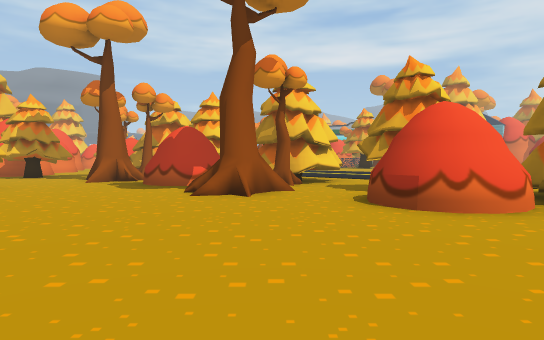
view 1 (above)

24 first-person views from a walk through a 3-D level made in the Unity game engine. The camera is 1.4 m above the floor, tilts 2° down and sees 75° across. The floor is counted in squares, 2 m on a side. Each view is taken from the middle of a square. On the plan, view 1 faces up. The plan holds only what a view shows up to about 11 squares ahead; the rest is blank. The place goes on beyond the plan. Some animated figures are left out. Door leaves are left out, so doorways stand open.

view 2
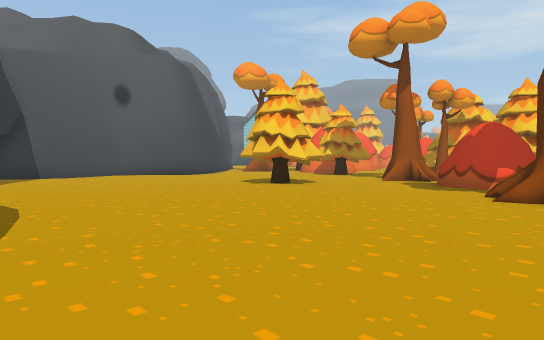

view 3
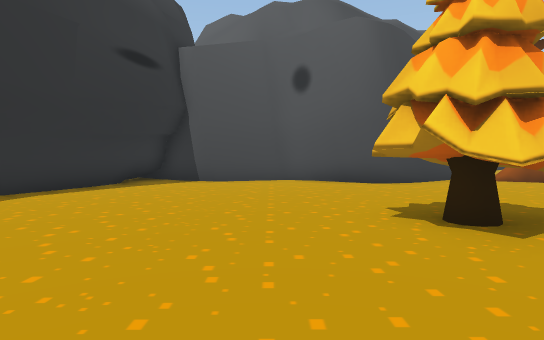

view 4
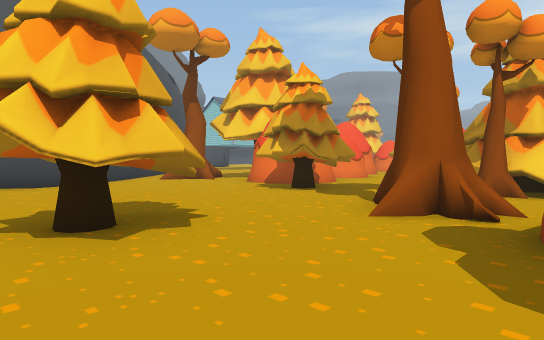

view 5
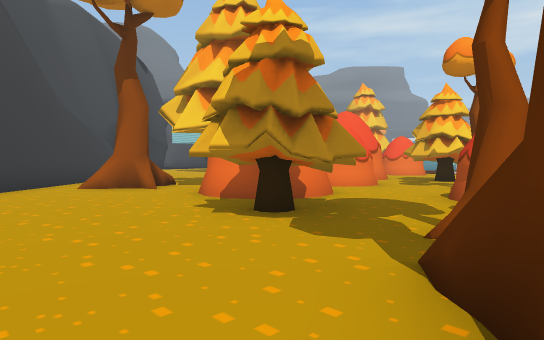

view 6
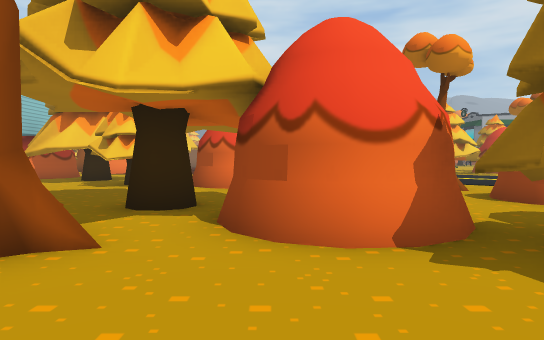

view 7
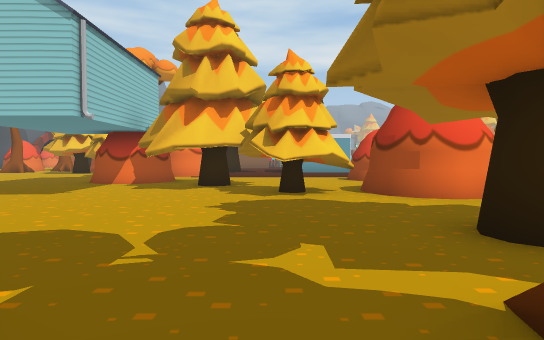

view 8
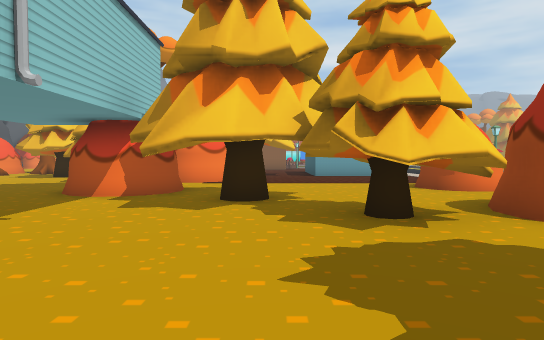

view 9
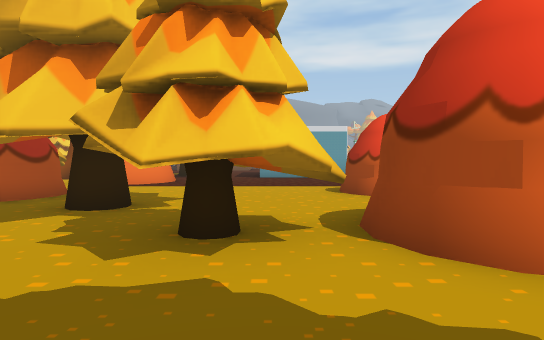

view 10
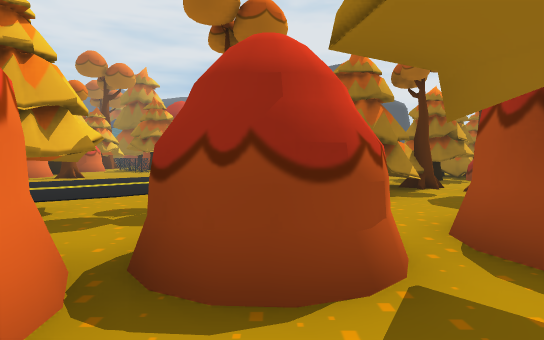

view 11
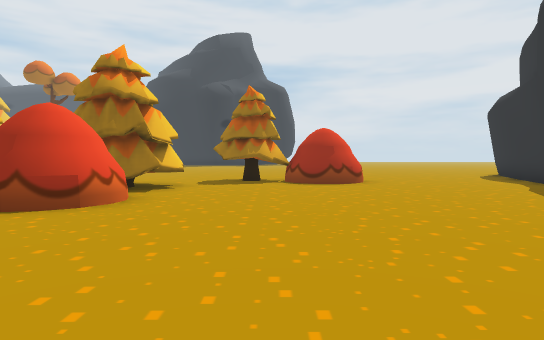

view 12
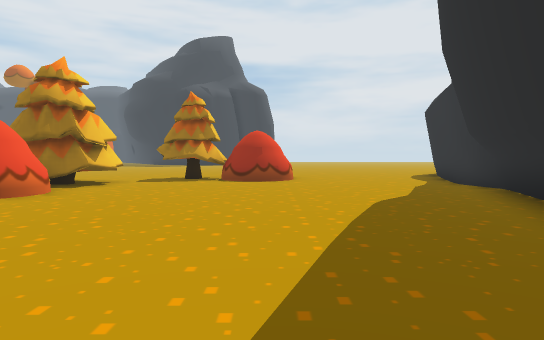

view 13
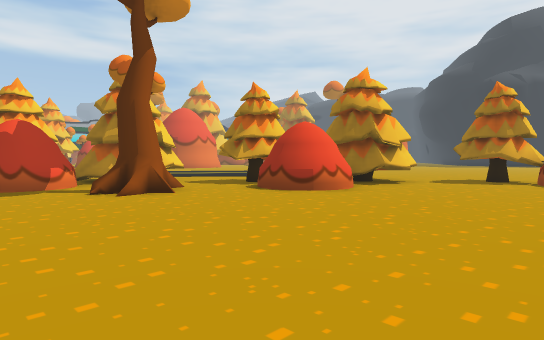

view 14
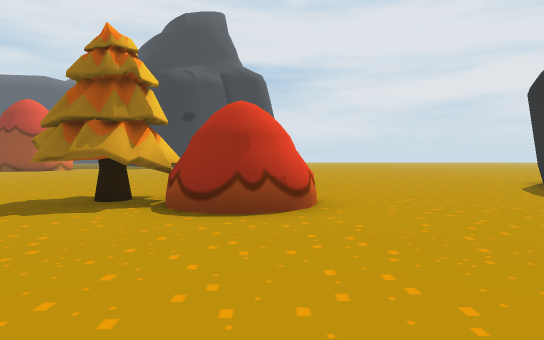

view 15
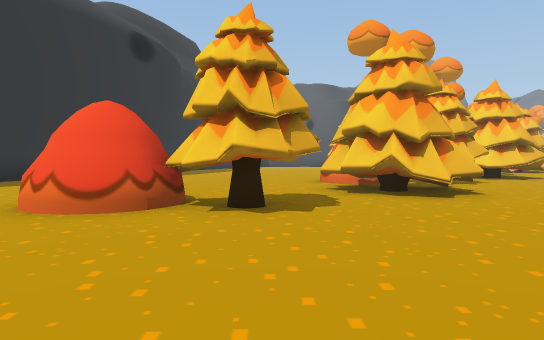

view 16
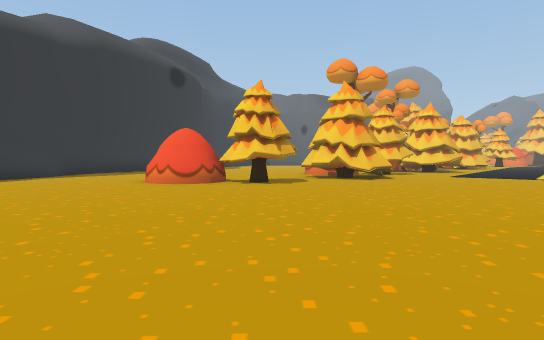

view 17
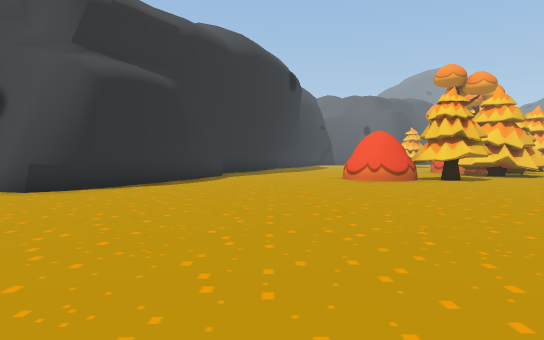

view 18
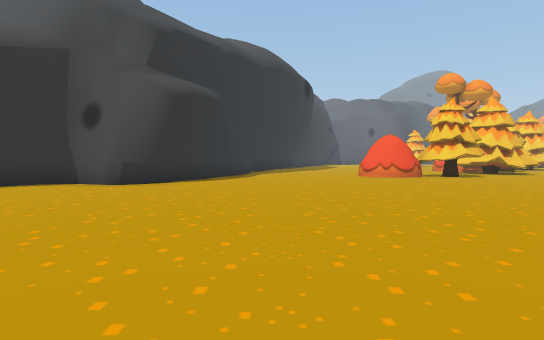

view 19
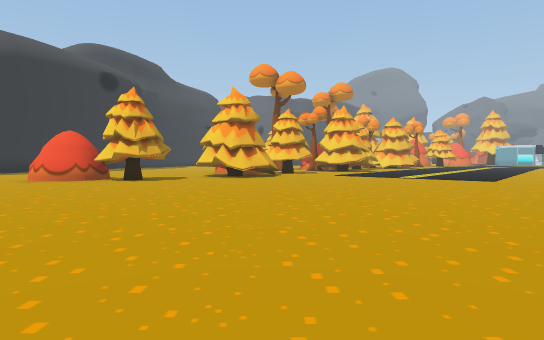

view 20
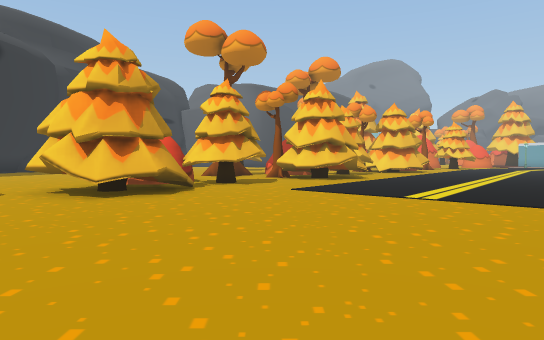

view 21
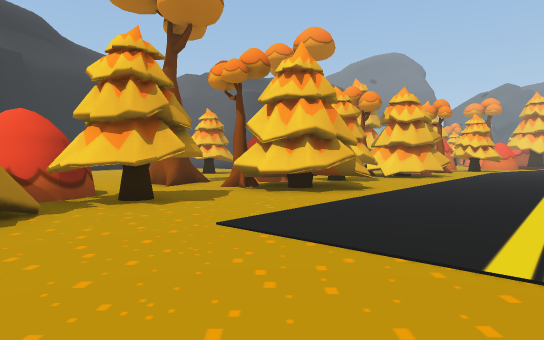

view 22
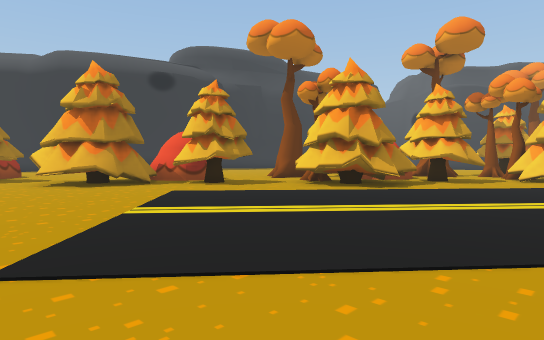

view 23
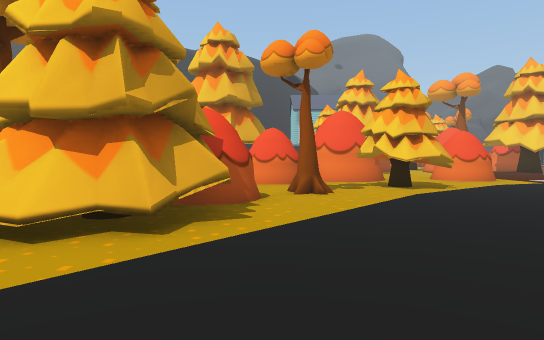

view 24
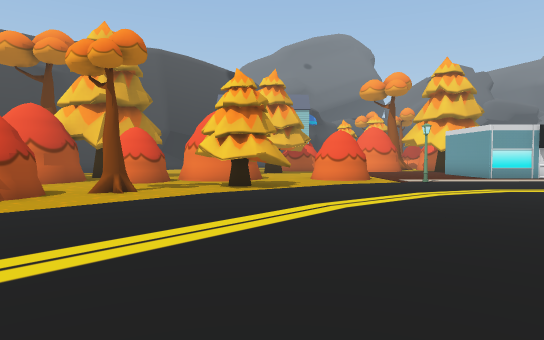

### Floor plan
Key: @ floor where view 1 was taken; # wall or solid block; x gap in a wall; . floor; = window, fence, low wall or low ledge; T tree; S streetlight; O other object.
Columns run from 20 left of view 1 to 21 right of it. Each row starts with its distance up from view 1.
 26 O ##..... .....
 25 O##.......S.....
 24   ......##.........
 23   #.....##.........
 22 ###.................
 21 ...#.......OO........
 20 ...#.OO###OOO.......
 19 .....OO### O.......
 18 ......O.###..T......
 17  ........##..........
 16   ........x..####.............
 15   .....#x##...####............
 14    ......###...###.............
 13    #..TT.##OOOTT# O.............
 12    ##..T...OO.T..OOO##............
 11     ##.........TT######............
 10      ##........T.######..............
  9       ##.........###T# O..............
  8        #.....OO....T..OOO..............
  7       ##....OOO....TT.OOO##.............
  6       #......O........######...........
  5       #...............##=###..........
  4       #...............................
  3       #....................OOO.........
  2       #....................OO.........
  1       ###..................##........
  0         ###     ....@......##........
 -1                  ......................
 -2                   ......................
 -3                     #....................
 -4                     ###...................
 -5                       #####..............
 -6                           ####..........
 -7                              ###.......
 -8                                ##....

Positions as (right, up) in squares from view 1, and headings:
1: (0, 0), facing up
2: (0, 0), facing up-left
3: (-3, 5), facing left
4: (-3, 6), facing up-left
5: (-5, 9), facing up-left
6: (-11, 10), facing up
7: (-15, 12), facing up
8: (-16, 15), facing up
9: (-14, 16), facing up
10: (-13, 17), facing right
11: (-3, 2), facing right
12: (-4, 0), facing right
13: (-4, 0), facing up-right
14: (2, 0), facing right
15: (13, 3), facing left
16: (18, 3), facing left
17: (19, -3), facing left
18: (21, -4), facing left
19: (19, 7), facing left
20: (13, 9), facing left
21: (9, 10), facing left
22: (9, 16), facing down-left
23: (0, 17), facing left
24: (0, 21), facing left
